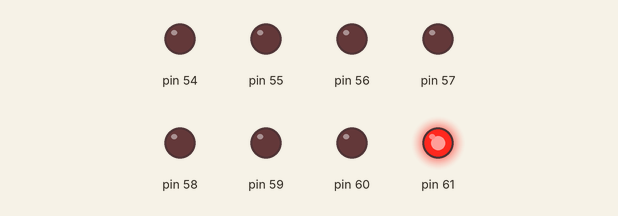
Simulated run of this sketch. Board: Arduino Mega 2560, built with avr-gcc and run on an emulated ATmega2560. Shown: output pins drawn as LEDs (lit = HIGH).

Above: at 0.3 s.
At 1.6 s:
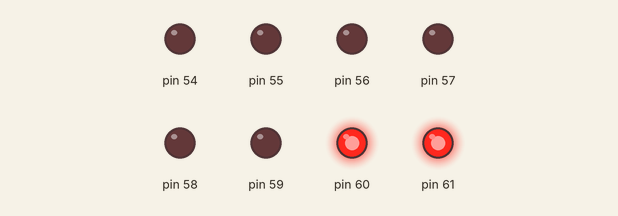
At 2.9 s:
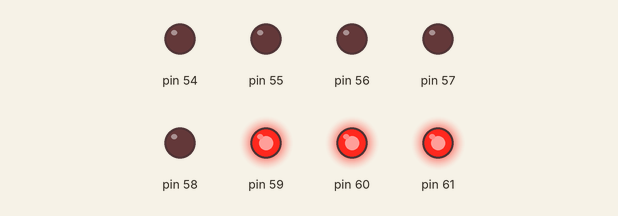
At 6.8 s:
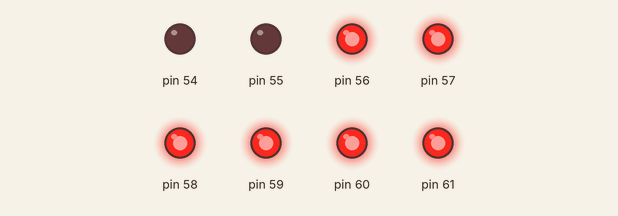
At 9.5 s:
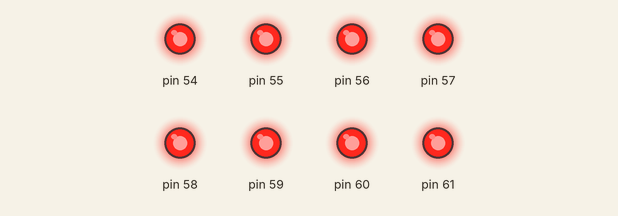
At 12.7 s:
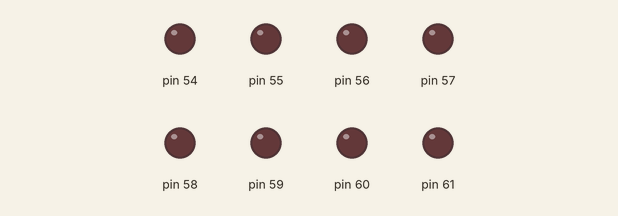
Timing chart, 0 to 13.7 s (numbered marks = the images above):
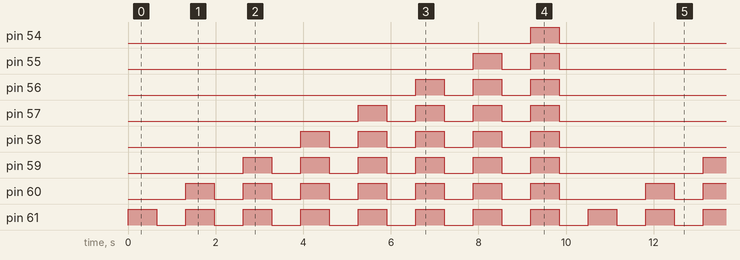

The sketch:

sketch.ino
```cpp
/*ESP - LED Problems – Set 3*/

void setup() {
  // put your setup code here, to run once:
  volatile char *DIR_F = (char*)0x30;//DDRF – Port F Data Direction Register
  *DIR_F = 0xFF;// set PORT F as output register
}

void loop() {
  // put your main code here, to run repeatedly:
  volatile long int i;
  volatile char *OUT_F = (char*)0x31; // PORTF – Port F Data Register

  //Glow the LEDs in following order
  //3,7 delay – 2,6 delay – 1,5 delay – 0,4 delay
  /**OUT_F = 0x88;//3,7
    for(i=0;i<300000;i++);
    OUT_F = 0x44;//2,6
    for(i=0;i<300000;i++);
    OUT_F = 0x22;//1,5
    for(i=0;i<300000;i++);
    OUT_F = 0x11;//0,4
    for(i=0;i<300000;i++);

    //Glow the LEDs in following order
    //0,4 delay – 1,5 delay – 2,6 delay – 3,7 delay
    OUT_F = 0x11;//0,4
    for(i=0;i<300000;i++);
    OUT_F = 0x22;//1,5
    for(i=0;i<300000;i++);
    OUT_F = 0x44;//2,6
    for(i=0;i<300000;i++);
    OUT_F = 0x88;//3,7
    for(i=0;i<300000;i++);

    //Glow 0 to 7 LEDs with delay and 7 to 0 LEDs with delay
    OUT_F = 0x01;//0
    for(i=0;i<300000;i++);
    OUT_F = 0x02;//1
    for(i=0;i<300000;i++);
    OUT_F = 0x04;//2
    for(i=0;i<300000;i++);
    OUT_F = 0x08;//3
    for(i=0;i<300000;i++);
    OUT_F = 0x10;//4
    for(i=0;i<300000;i++);
    OUT_F = 0x20;//5
    for(i=0;i<300000;i++);
    OUT_F = 0x40;//6
    for(i=0;i<300000;i++);
    OUT_F = 0x80;//7
    for(i=0;i<300000;i++);
    OUT_F = 0x40;//6
    for(i=0;i<300000;i++);
    OUT_F = 0x20;//5
    for(i=0;i<300000;i++);
    OUT_F = 0x10;//4
    for(i=0;i<300000;i++);
    OUT_F = 0x08;//3
    for(i=0;i<300000;i++);
    OUT_F = 0x04;//2
    for(i=0;i<300000;i++);
    OUT_F = 0x02;//1
    for(i=0;i<300000;i++);
    OUT_F = 0x01;//0
    for(i=0;i<300000;i++);

    //Glow 0,2,1,3,4,6,5,7 LEDs with delay
    OUT_F = 0x01;//0
    for(i=0;i<300000;i++);
    OUT_F = 0x04;//2
    for(i=0;i<300000;i++);
    OUT_F = 0x02;//1
    for(i=0;i<300000;i++);
    OUT_F = 0x08;//3
    for(i=0;i<300000;i++);
    OUT_F = 0x10;//4
    for(i=0;i<300000;i++);
    OUT_F = 0x40;//6
    for(i=0;i<300000;i++);
    OUT_F = 0x20;//5
    for(i=0;i<300000;i++);
    OUT_F = 0x80;//7
    for(i=0;i<300000;i++);

    //Glow the LEDs in following order
    //0,1 delay – 6,7, delay – 2,3, delay – 4,5, delay
    OUT_F = 0x03;//0,1
    for(i=0;i<300000;i++);
    OUT_F = 0xC0;//6,7
    for(i=0;i<300000;i++);
    OUT_F = 0x0C;//2,3
    for(i=0;i<300000;i++);
    OUT_F = 0x30;//4,5
    for(i=0;i<300000;i++);

    //Glow the LEDs in following order
    //4,5 delay – 2,3, delay – 6,7, delay – 0,1, delay
    OUT_F = 0x30;//4,5
    for(i=0;i<300000;i++);
    OUT_F = 0x0C;//2,3
    for(i=0;i<300000;i++);
    OUT_F = 0xC0;//6,7
    for(i=0;i<300000;i++);
    OUT_F = 0x03;//0,1
    for(i=0;i<300000;i++);

    //Glow the LEDs in following order
    //0,1,2 delay – 5,6,7, delay – 3,4, delay
    OUT_F = 0x07;//0,1,2
    for(i=0;i<300000;i++);
    OUT_F = 0xE0;//5,6,7
    for(i=0;i<300000;i++);
    OUT_F = 0x18;//3,4
    for(i=0;i<300000;i++);

    //Glow the LEDs in following order
    //3,4 delay – 5,6,7, delay – 0,1,2, delay
    OUT_F = 0x18;//3,4
    for(i=0;i<300000;i++);
    OUT_F = 0xE0;//5,6,7
    for(i=0;i<300000;i++);
    OUT_F = 0x07;//0,1,2
    for(i=0;i<300000;i++);

    //Glow the LEDs in following order
    //0 then 0,1 then 0,1, 2…... then 0,1,2,3,4,5,6,7 with delay
    OUT_F = 0x01;//0
    for(i=0;i<300000;i++);
    OUT_F = 0x00;
    for(i=0;i<300000;i++);
    OUT_F = 0x03;//0,1
    for(i=0;i<300000;i++);
    OUT_F = 0x00;
    for(i=0;i<300000;i++);
    OUT_F = 0x07;//0,1,2
    for(i=0;i<300000;i++);
    OUT_F = 0x00;
    for(i=0;i<300000;i++);
    OUT_F = 0x0F;//0,1,2,3
    for(i=0;i<300000;i++);
    OUT_F = 0x00;
    for(i=0;i<300000;i++);
    OUT_F = 0x1F;//0,1,2,3,4
    for(i=0;i<300000;i++);
    OUT_F = 0x00;
    for(i=0;i<300000;i++);
    OUT_F = 0x3F;//0,1,2,3,4,5
    for(i=0;i<300000;i++);
    OUT_F = 0x00;
    for(i=0;i<300000;i++);
    OUT_F = 0x7F;//0,1,2,3,4,5,6
    for(i=0;i<300000;i++);
    OUT_F = 0x00;
    for(i=0;i<300000;i++);
    OUT_F = 0xFF;//0,1,2,3,4,5,6,7
    for(i=0;i<300000;i++);
    OUT_F = 0x00;
    for(i=0;i<300000;i++);*/

  //Glow the LEDs in following order
  //7 then 7,6 then 7,6, 5…... then 7,6,5,4,3,2,1,0 with delay
  *OUT_F = 0x80;//7
  for (i = 0; i < 300000; i++);
  *OUT_F = 0x00;
  for (i = 0; i < 300000; i++);
  *OUT_F = 0xC0;//7,6
  for (i = 0; i < 300000; i++);
  *OUT_F = 0x00;
  for (i = 0; i < 300000; i++);
  *OUT_F = 0xE0;//7,6,5
  for (i = 0; i < 300000; i++);
  *OUT_F = 0x00;
  for (i = 0; i < 300000; i++);
  *OUT_F = 0xF0;//7,6,5,4
  for (i = 0; i < 300000; i++);
  *OUT_F = 0x00;
  for (i = 0; i < 300000; i++);
  *OUT_F = 0xF8;//7,6,5,4,3
  for (i = 0; i < 300000; i++);
  *OUT_F = 0x00;
  for (i = 0; i < 300000; i++);
  *OUT_F = 0xFC;//7,6,5,4,3,2
  for (i = 0; i < 300000; i++);
  *OUT_F = 0x00;
  for (i = 0; i < 300000; i++);
  *OUT_F = 0xFE;//7,6,5,4,3,2,1
  for (i = 0; i < 300000; i++);
  *OUT_F = 0x00;
  for (i = 0; i < 300000; i++);
  *OUT_F = 0xFF;//7,6,5,4,3,2,1,0
  for (i = 0; i < 300000; i++);
  *OUT_F = 0x00;
  for (i = 0; i < 300000; i++);

}
```

Measured:
- by itself, pin 54: alternates HIGH for 0.66 s and LOW for 9.8 s
- by itself, pin 55: repeats every 10.5 s: LOW 0.66 s, HIGH 0.66 s, LOW 8.5 s, HIGH 0.66 s
- by itself, pin 56: repeats every 10.5 s: 2 × (LOW 0.66 s, HIGH 0.66 s), LOW 7.2 s, HIGH 0.66 s
- by itself, pin 57: repeats every 10.5 s: 3 × (LOW 0.66 s, HIGH 0.66 s), LOW 5.9 s, HIGH 0.66 s
- by itself, pin 58: repeats every 10.5 s: 4 × (LOW 0.66 s, HIGH 0.66 s), LOW 4.6 s, HIGH 0.66 s
- by itself, pin 59: repeats every 10.5 s: 5 × (LOW 0.66 s, HIGH 0.66 s), LOW 3.3 s, HIGH 0.66 s
- by itself, pin 60: repeats every 10.5 s: 6 × (LOW 0.66 s, HIGH 0.66 s), LOW 2.0 s, HIGH 0.66 s
- by itself, pin 61: alternates HIGH for 0.66 s and LOW for 0.66 s
